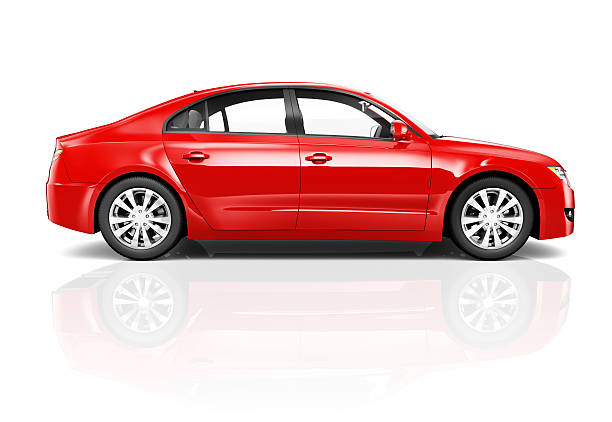
#> input picture 21-30/car_photo.jpg, 612 x 422 px
$ python 23.py
#> lines starting #> are read from the running program, lines starting #| are printed output that depends on the picture
import tkinter as tk
from PIL import ImageTk, Image
from math import sin, cos

root = tk.Tk()
c = tk.Canvas(root, width=500, height=500, bg="white")
c.pack()

img = Image.open("car_photo.jpg")
#> img is the input picture: PIL image 612x422 RGB; mean R, G, B 228.8, 198.9, 198.5
img = img.resize(
    (img.width // 3, img.height // 3), Image.Resampling.LANCZOS)
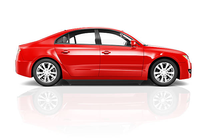
#> img: PIL image 204x140 RGB; mean R, G, B 228.8, 198.9, 198.5
img = ImageTk.PhotoImage(img)

c.create_image(250, 400, anchor="center", image=img, tags="1")

angle = 0

while 1:
    x, y = cos(angle), -sin(angle)
#> (the run stopped early here; a loop or call above may not have finished)
